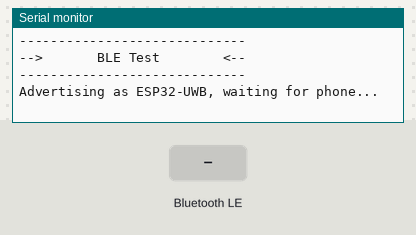
Recording of a sketch running on a simulated ESP32-S3. Parts: the last lines printed to the serial monitor. The test bench sets the inputs (shaded band). Nothing arrives over Bluetooth unless stated; a phone connects over Bluetooth LE 3 s after start.

Above: at 1.2 s.
1.3 s: Bluetooth LE write "1" received
At 2.5 s:
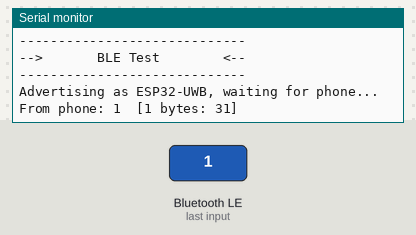
4.3 s: Bluetooth LE write "0" received
At 4.8 s:
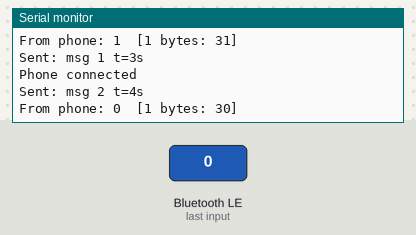
5.8 s: Bluetooth LE write "2" received
At 5.96 s:
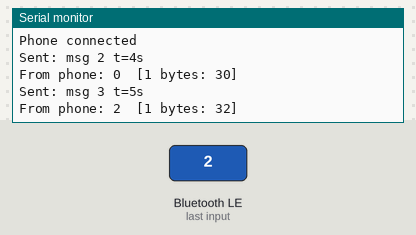

The sketch:

BleTest.ino
```cpp
/*
   BLE test for the ESP32-S3 board.
   Advertises as "ESP32-UWB" using the Nordic UART Service (NUS) so any
   BLE terminal app on a phone (nRF Connect, Bluefruit Connect, LightBlue)
   can connect, receive text notifications, and send text back.
*/
#include <BLEDevice.h>
#include <BLEServer.h>
#include <BLEUtils.h>
#include <BLE2902.h>

//BLE Globals
#define BLE_DEVICE_NAME "ESP32-UWB"
#define NUS_SERVICE_UUID "6E400001-B5A3-F393-E0A9-E50E24DCCA9E"
#define NUS_RX_UUID      "6E400002-B5A3-F393-E0A9-E50E24DCCA9E" // phone -> ESP32
#define NUS_TX_UUID      "6E400003-B5A3-F393-E0A9-E50E24DCCA9E" // ESP32 -> phone

#define SEND_INTERVAL_MS 1000

BLEServer *bleServer = NULL;
BLECharacteristic *txCharacteristic = NULL;
volatile boolean deviceConnected = false;
boolean wasConnected = false;
unsigned long lastSendTime = 0;
unsigned int msgCount = 0;
char rxBuffer[20];
uint8_t rxRaw[20];
size_t rxLen = 0;
volatile boolean rxPending = false;

class ServerCallbacks : public BLEServerCallbacks {
  void onConnect(BLEServer *server) {
    deviceConnected = true;
  }
  void onDisconnect(BLEServer *server) {
    deviceConnected = false;
  }
};

class RxCallbacks : public BLECharacteristicCallbacks {
  void onWrite(BLECharacteristic *characteristic) {
    auto rxValue = characteristic->getValue();
    if (rxValue.length() > 0) {
      //Hand off to loop() so the BLE callback stays short
      rxLen = min((size_t)rxValue.length(), sizeof(rxRaw));
      memcpy(rxRaw, rxValue.c_str(), rxLen);
      strlcpy(rxBuffer, rxValue.c_str(), sizeof(rxBuffer));
      rxPending = true;
    }
  }
};

//Send a line of text to the phone. Keep it under 20 bytes unless the
//phone negotiates a larger MTU, otherwise it gets truncated.
void bleSend(const char *msg) {
  if (!deviceConnected) {
    return;
  }
  txCharacteristic->setValue((uint8_t *)msg, strlen(msg));
  txCharacteristic->notify();
}

void setup() {
  Serial.begin(115200);
  //Don't block forever if no USB serial monitor is open
  while (!Serial && millis() < 3000)
  {
    delay(10);
  }
  Serial.println(F("-----------------------------"));
  Serial.println(F("-->       BLE Test        <--"));
  Serial.println(F("-----------------------------"));

  BLEDevice::init(BLE_DEVICE_NAME);
  bleServer = BLEDevice::createServer();
  bleServer->setCallbacks(new ServerCallbacks());

  BLEService *service = bleServer->createService(NUS_SERVICE_UUID);

  txCharacteristic = service->createCharacteristic(NUS_TX_UUID, BLECharacteristic::PROPERTY_NOTIFY);
  txCharacteristic->addDescriptor(new BLE2902());

  BLECharacteristic *rxCharacteristic = service->createCharacteristic(
    NUS_RX_UUID, BLECharacteristic::PROPERTY_WRITE | BLECharacteristic::PROPERTY_WRITE_NR);
  rxCharacteristic->setCallbacks(new RxCallbacks());

  service->start();

  BLEAdvertising *advertising = BLEDevice::getAdvertising();
  advertising->addServiceUUID(NUS_SERVICE_UUID);
  advertising->setScanResponse(true);
  BLEDevice::startAdvertising();
  Serial.println("Advertising as " BLE_DEVICE_NAME ", waiting for phone...");
}

void loop() {
  //Print what the phone wrote and echo it back so it shows up on the phone too
  if (rxPending) {
    rxPending = false;
    Serial.print("From phone: ");
    Serial.print(rxBuffer);
    //Raw bytes, to tell text from hex writes
    Serial.printf("  [%u bytes:", rxLen);
    for (size_t i = 0; i < rxLen; i++) {
      Serial.printf(" %02X", rxRaw[i]);
    }
    Serial.println("]");
    char echo[20];
    snprintf(echo, sizeof(echo), "got:%s\n", rxBuffer);
    bleSend(echo);
  }

  //Periodically send a test message while a phone is connected
  if (deviceConnected && millis() - lastSendTime >= SEND_INTERVAL_MS) {
    lastSendTime = millis();
    msgCount++;
    char buf[20];
    snprintf(buf, sizeof(buf), "msg %u t=%lus\n", msgCount, millis() / 1000);
    bleSend(buf);
    Serial.print("Sent: ");
    Serial.print(buf);
  }

  //Connection state changes
  if (deviceConnected && !wasConnected) {
    wasConnected = true;
    Serial.println("Phone connected");
  }
  if (!deviceConnected && wasConnected) {
    wasConnected = false;
    Serial.println("Phone disconnected, advertising again");
    delay(500); //give the BLE stack time to clean up
    BLEDevice::startAdvertising();
  }
}
```

Measured:
- after the input at 1.3 s, the serial monitor: prints a new line at once (image 1)
- after the input at 4.3 s, the serial monitor: prints a new line at once (image 2)
- after the input at 5.8 s, the serial monitor: prints a new line at once (image 3)
